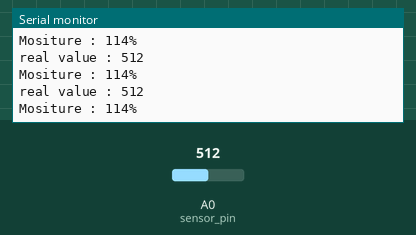
Recording of a sketch running on a simulated ESP8266 (NodeMCU). Parts: the last lines printed to the serial monitor. The inputs (shaded band) are chosen by the test bench; at power-on: A0 (sensor_pin) = 512. WiFi joins after 1.5 s; servers stay silent unless stated; the Firebase database answers and starts empty.

Above: at 2.7 s.
2.8 s: A0 (sensor_pin) set to 716
At 3.7 s:
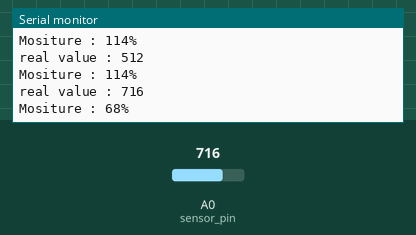
4.3 s: A0 (sensor_pin) set to 900
At 4.8 s:
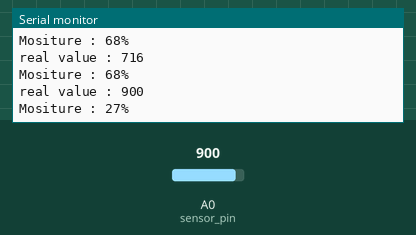
Timing chart, 0 to 7.3 s (numbered marks = the images above; inputs shaded):
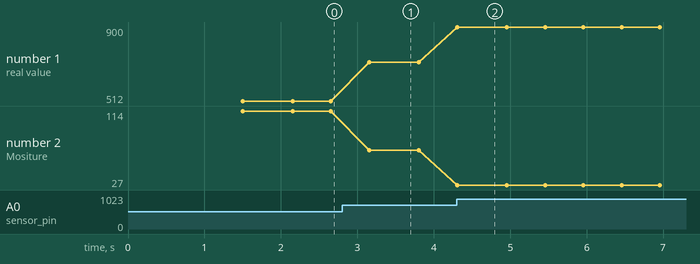

The sketch:

PlanTech.ino
```cpp
#include <ESP8266WiFi.h>
#include <FirebaseArduino.h>
#define FIREBASE_HOST "plantech-35083.firebaseio.com"
#define FIREBASE_AUTH "D3yoygPRDIN2U3oJHCvvyc1ZjBzYcybf4ZhIP8nq"
#define WIFI_SSID "I Love The Girl Next Door "
#define WIFI_PASSWORD "Jhingalalawho?"

int sensor_pin = A0;

int output_value ;

void setup() {
  Serial.begin(9600);

  Serial.println("Reading From the Sensor ...");

  // connect to wifi.
  WiFi.begin(WIFI_SSID, WIFI_PASSWORD);
  Serial.println("connecting");
  while (WiFi.status() != WL_CONNECTED) {
    Serial.print(".");
    delay(500);
  }
  Serial.println();
  Serial.print("connected: ");
  Serial.println(WiFi.localIP());

  Firebase.begin(FIREBASE_HOST, FIREBASE_AUTH);

}

int button = 0;
float light = 0.0;

void loop() {

   output_value= analogRead(sensor_pin);
   Serial.print("real value : ");
   Serial.println(output_value);
  output_value = map(output_value,1024,580,0,100);
  Serial.print("Mositure : ");
  Serial.print(output_value);
  Serial.println("%");
         // ...for 1 sec
  int out;
out= Firebase.getInt("value");

 int last_value =out-output_value;
// Serial.println(last_value);
 if(out!=output_value){
  Firebase.pushInt("moisture",last_value);
  }
 Firebase.setInt("value", output_value);

 delay(200);

}
```

Measured:
- after the input at 2.8 s, the serial monitor: prints a new line after 0.35 s (image 1)
- after the input at 4.3 s, the serial monitor: prints a new line at once (image 2)
- plotted number 1: 512 → 716 after the input at 2.8 s, 716 → 900 after the input at 4.3 s
- plotted number 2: 114 → 68 after the input at 2.8 s, 68 → 27 after the input at 4.3 s
